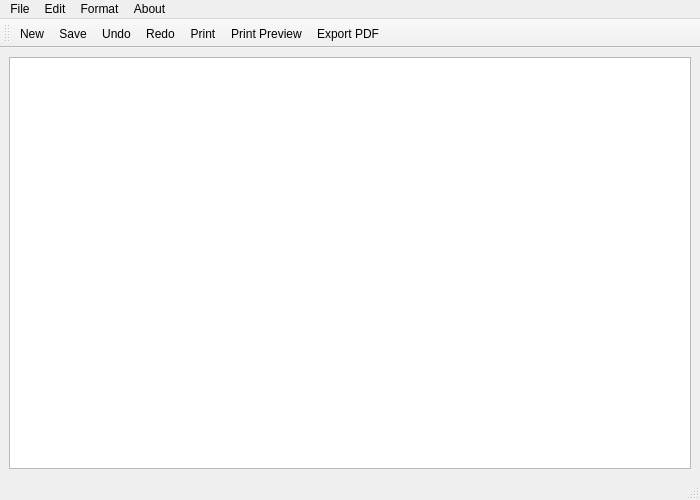
<?xml version="1.0" encoding="UTF-8"?>
<ui version="4.0">
 <class>MainWindow</class>
 <widget class="QMainWindow" name="MainWindow">
  <property name="geometry">
   <rect>
    <x>0</x>
    <y>0</y>
    <width>700</width>
    <height>500</height>
   </rect>
  </property>
  <property name="windowTitle">
   <string>NotePad App</string>
  </property>
  <widget class="QWidget" name="centralwidget">
   <layout class="QHBoxLayout" name="horizontalLayout">
    <item>
     <widget class="QTextEdit" name="textEdit"/>
    </item>
   </layout>
  </widget>
  <widget class="QMenuBar" name="menubar">
   <property name="geometry">
    <rect>
     <x>0</x>
     <y>0</y>
     <width>700</width>
     <height>22</height>
    </rect>
   </property>
   <widget class="QMenu" name="menuFile">
    <property name="title">
     <string>File</string>
    </property>
    <addaction name="actionNew"/>
    <addaction name="actionOpen"/>
    <addaction name="actionSave"/>
    <addaction name="separator"/>
    <addaction name="actionPrint_2"/>
    <addaction name="actionPrint_Preview_2"/>
    <addaction name="actionExport_PDF"/>
    <addaction name="separator"/>
    <addaction name="actionQuit_2"/>
   </widget>
   <widget class="QMenu" name="menuEdit">
    <property name="title">
     <string>Edit</string>
    </property>
    <addaction name="actionUndo"/>
    <addaction name="actionRedo"/>
    <addaction name="separator"/>
    <addaction name="actionCut"/>
    <addaction name="actionCopy"/>
    <addaction name="actionPaste"/>
   </widget>
   <widget class="QMenu" name="menuAbout">
    <property name="title">
     <string>About</string>
    </property>
    <addaction name="actionAbout_App"/>
   </widget>
   <widget class="QMenu" name="menuFormat">
    <property name="title">
     <string>Format</string>
    </property>
    <addaction name="actionBold"/>
    <addaction name="actionItalic"/>
    <addaction name="actionUnderline"/>
    <addaction name="separator"/>
    <addaction name="actionAlign_Left"/>
    <addaction name="actionAlign_Right"/>
    <addaction name="actionCenter"/>
    <addaction name="actionAlign_Justify"/>
    <addaction name="separator"/>
    <addaction name="actionFont"/>
    <addaction name="actionColor"/>
   </widget>
   <addaction name="menuFile"/>
   <addaction name="menuEdit"/>
   <addaction name="menuFormat"/>
   <addaction name="menuAbout"/>
  </widget>
  <widget class="QStatusBar" name="statusbar"/>
  <widget class="QToolBar" name="toolBar">
   <property name="windowTitle">
    <string>toolBar</string>
   </property>
   <attribute name="toolBarArea">
    <enum>TopToolBarArea</enum>
   </attribute>
   <attribute name="toolBarBreak">
    <bool>false</bool>
   </attribute>
   <addaction name="actionNew"/>
   <addaction name="actionSave"/>
   <addaction name="actionUndo"/>
   <addaction name="actionRedo"/>
   <addaction name="actionPrint_2"/>
   <addaction name="actionPrint_Preview_2"/>
   <addaction name="actionExport_PDF"/>
  </widget>
  <action name="actionNew">
   <property name="icon">
    <iconset resource="images/images.qrc">
     <normaloff>:/images/new.png</normaloff>:/images/new.png</iconset>
   </property>
   <property name="text">
    <string>New</string>
   </property>
   <property name="shortcut">
    <string>Ctrl+N</string>
   </property>
  </action>
  <action name="actionOpen">
   <property name="icon">
    <iconset resource="images/images.qrc">
     <normaloff>:/images/open.png</normaloff>:/images/open.png</iconset>
   </property>
   <property name="text">
    <string>Open</string>
   </property>
   <property name="shortcut">
    <string>Ctrl+O</string>
   </property>
  </action>
  <action name="actionSave">
   <property name="icon">
    <iconset resource="images/images.qrc">
     <normaloff>:/images/save.png</normaloff>:/images/save.png</iconset>
   </property>
   <property name="text">
    <string>Save</string>
   </property>
   <property name="shortcut">
    <string>Ctrl+S</string>
   </property>
  </action>
  <action name="actionPrint">
   <property name="text">
    <string>Print</string>
   </property>
  </action>
  <action name="actionPrint_Preview">
   <property name="text">
    <string>Print Preview</string>
   </property>
  </action>
  <action name="actionQuit">
   <property name="text">
    <string>Quit</string>
   </property>
  </action>
  <action name="actionPrint_2">
   <property name="icon">
    <iconset resource="images/images.qrc">
     <normaloff>:/images/print.png</normaloff>:/images/print.png</iconset>
   </property>
   <property name="text">
    <string>Print</string>
   </property>
   <property name="shortcut">
    <string>Ctrl+P</string>
   </property>
  </action>
  <action name="actionPrint_Preview_2">
   <property name="icon">
    <iconset resource="images/images.qrc">
     <normaloff>:/images/printprev.png</normaloff>:/images/printprev.png</iconset>
   </property>
   <property name="text">
    <string>Print Preview</string>
   </property>
   <property name="shortcut">
    <string>Ctrl+Shift+P</string>
   </property>
  </action>
  <action name="actionExport_PDF">
   <property name="icon">
    <iconset resource="images/images.qrc">
     <normaloff>:/images/pdf.png</normaloff>:/images/pdf.png</iconset>
   </property>
   <property name="text">
    <string>Export PDF</string>
   </property>
   <property name="shortcut">
    <string>Ctrl+E</string>
   </property>
  </action>
  <action name="actionQuit_2">
   <property name="icon">
    <iconset resource="images/images.qrc">
     <normaloff>:/images/exit.png</normaloff>:/images/exit.png</iconset>
   </property>
   <property name="text">
    <string>Quit</string>
   </property>
   <property name="shortcut">
    <string>Ctrl+Q</string>
   </property>
  </action>
  <action name="actionUndo">
   <property name="icon">
    <iconset resource="images/images.qrc">
     <normaloff>:/images/undo.png</normaloff>:/images/undo.png</iconset>
   </property>
   <property name="text">
    <string>Undo</string>
   </property>
   <property name="shortcut">
    <string>Ctrl+Z</string>
   </property>
  </action>
  <action name="actionRedo">
   <property name="icon">
    <iconset resource="images/images.qrc">
     <normaloff>:/images/redo.png</normaloff>:/images/redo.png</iconset>
   </property>
   <property name="text">
    <string>Redo</string>
   </property>
   <property name="shortcut">
    <string>Ctrl+Y</string>
   </property>
  </action>
  <action name="actionCut">
   <property name="icon">
    <iconset resource="images/images.qrc">
     <normaloff>:/images/cut.png</normaloff>:/images/cut.png</iconset>
   </property>
   <property name="text">
    <string>Cut</string>
   </property>
   <property name="shortcut">
    <string>Ctrl+X</string>
   </property>
  </action>
  <action name="actionCopy">
   <property name="icon">
    <iconset resource="images/images.qrc">
     <normaloff>:/images/copy.png</normaloff>:/images/copy.png</iconset>
   </property>
   <property name="text">
    <string>Copy</string>
   </property>
   <property name="shortcut">
    <string>Ctrl+C</string>
   </property>
  </action>
  <action name="actionPaste">
   <property name="icon">
    <iconset resource="images/images.qrc">
     <normaloff>:/images/paste.png</normaloff>:/images/paste.png</iconset>
   </property>
   <property name="text">
    <string>Paste</string>
   </property>
   <property name="shortcut">
    <string>Ctrl+V</string>
   </property>
  </action>
  <action name="actionBold">
   <property name="icon">
    <iconset resource="images/images.qrc">
     <normaloff>:/images/bold.png</normaloff>:/images/bold.png</iconset>
   </property>
   <property name="text">
    <string>Bold</string>
   </property>
   <property name="shortcut">
    <string>Ctrl+B</string>
   </property>
  </action>
  <action name="actionItalic">
   <property name="icon">
    <iconset resource="images/images.qrc">
     <normaloff>:/images/italic.png</normaloff>:/images/italic.png</iconset>
   </property>
   <property name="text">
    <string>Italic</string>
   </property>
   <property name="shortcut">
    <string>Ctrl+I</string>
   </property>
  </action>
  <action name="actionUnderline">
   <property name="icon">
    <iconset resource="images/images.qrc">
     <normaloff>:/images/underline.png</normaloff>:/images/underline.png</iconset>
   </property>
   <property name="text">
    <string>Underline</string>
   </property>
   <property name="shortcut">
    <string>Ctrl+U</string>
   </property>
  </action>
  <action name="actionAlign_Left">
   <property name="icon">
    <iconset resource="images/images.qrc">
     <normaloff>:/images/align-left.png</normaloff>:/images/align-left.png</iconset>
   </property>
   <property name="text">
    <string>Align Left</string>
   </property>
   <property name="shortcut">
    <string>Ctrl+L</string>
   </property>
  </action>
  <action name="actionAlign_Right">
   <property name="icon">
    <iconset resource="images/images.qrc">
     <normaloff>:/images/align-right.png</normaloff>:/images/align-right.png</iconset>
   </property>
   <property name="text">
    <string>Align Right</string>
   </property>
   <property name="shortcut">
    <string>Ctrl+R</string>
   </property>
  </action>
  <action name="actionCenter">
   <property name="icon">
    <iconset resource="images/images.qrc">
     <normaloff>:/images/center-align.png</normaloff>:/images/center-align.png</iconset>
   </property>
   <property name="text">
    <string>Align Center</string>
   </property>
   <property name="shortcut">
    <string>Ctrl+K</string>
   </property>
  </action>
  <action name="actionAlign_Justify">
   <property name="icon">
    <iconset resource="images/images.qrc">
     <normaloff>:/images/justify.png</normaloff>:/images/justify.png</iconset>
   </property>
   <property name="text">
    <string>Align Justify</string>
   </property>
   <property name="shortcut">
    <string>Ctrl+J</string>
   </property>
  </action>
  <action name="actionFont">
   <property name="icon">
    <iconset resource="images/images.qrc">
     <normaloff>:/images/font.png</normaloff>:/images/font.png</iconset>
   </property>
   <property name="text">
    <string>Font</string>
   </property>
  </action>
  <action name="actionColor">
   <property name="icon">
    <iconset resource="images/images.qrc">
     <normaloff>:/images/color.png</normaloff>:/images/color.png</iconset>
   </property>
   <property name="text">
    <string>Color</string>
   </property>
  </action>
  <action name="actionAbout_App">
   <property name="icon">
    <iconset resource="images/images.qrc">
     <normaloff>:/images/about.png</normaloff>:/images/about.png</iconset>
   </property>
   <property name="text">
    <string>About App</string>
   </property>
  </action>
 </widget>
 <resources>
  <include location="images/images.qrc"/>
 </resources>
 <connections/>
</ui>
